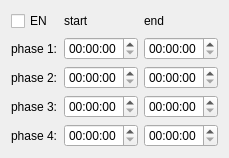
            <widget class="QWidget" name="time_plan_6">
             <attribute name="title">
              <string>time_plan</string>
             </attribute>
             <layout class="QGridLayout" name="gridLayout_12">
              <item row="0" column="0">
               <widget class="QCheckBox" name="en_t_plan_6">
                <property name="text">
                 <string>EN</string>
                </property>
               </widget>
              </item>
              <item row="0" column="1">
               <widget class="QLabel" name="label_62">
                <property name="text">
                 <string>start</string>
                </property>
               </widget>
              </item>
              <item row="0" column="2">
               <widget class="QLabel" name="label_63">
                <property name="text">
                 <string>end</string>
                </property>
               </widget>
              </item>
              <item row="1" column="0">
               <widget class="QLabel" name="label_64">
                <property name="text">
                 <string>phase 1:</string>
                </property>
               </widget>
              </item>
              <item row="1" column="1">
               <widget class="QTimeEdit" name="s_time_1_t_plan_6"/>
              </item>
              <item row="1" column="2">
               <widget class="QTimeEdit" name="e_time_1_t_plan_6"/>
              </item>
              <item row="2" column="0">
               <widget class="QLabel" name="label_65">
                <property name="text">
                 <string>phase 2:</string>
                </property>
               </widget>
              </item>
              <item row="2" column="1">
               <widget class="QTimeEdit" name="s_time_2_t_plan_6"/>
              </item>
              <item row="2" column="2">
               <widget class="QTimeEdit" name="e_time_2_t_plan_6"/>
              </item>
              <item row="3" column="0">
               <widget class="QLabel" name="label_66">
                <property name="text">
                 <string>phase 3:</string>
                </property>
               </widget>
              </item>
              <item row="3" column="1">
               <widget class="QTimeEdit" name="s_time_3_t_plan_6"/>
              </item>
              <item row="3" column="2">
               <widget class="QTimeEdit" name="e_time_3_t_plan_6"/>
              </item>
              <item row="4" column="0">
               <widget class="QLabel" name="label_67">
                <property name="text">
                 <string>phase 4:</string>
                </property>
               </widget>
              </item>
              <item row="4" column="1">
               <widget class="QTimeEdit" name="s_time_4_t_plan_6"/>
              </item>
              <item row="4" column="2">
               <widget class="QTimeEdit" name="e_time_4_t_plan_6"/>
              </item>
             </layout>
            </widget>
